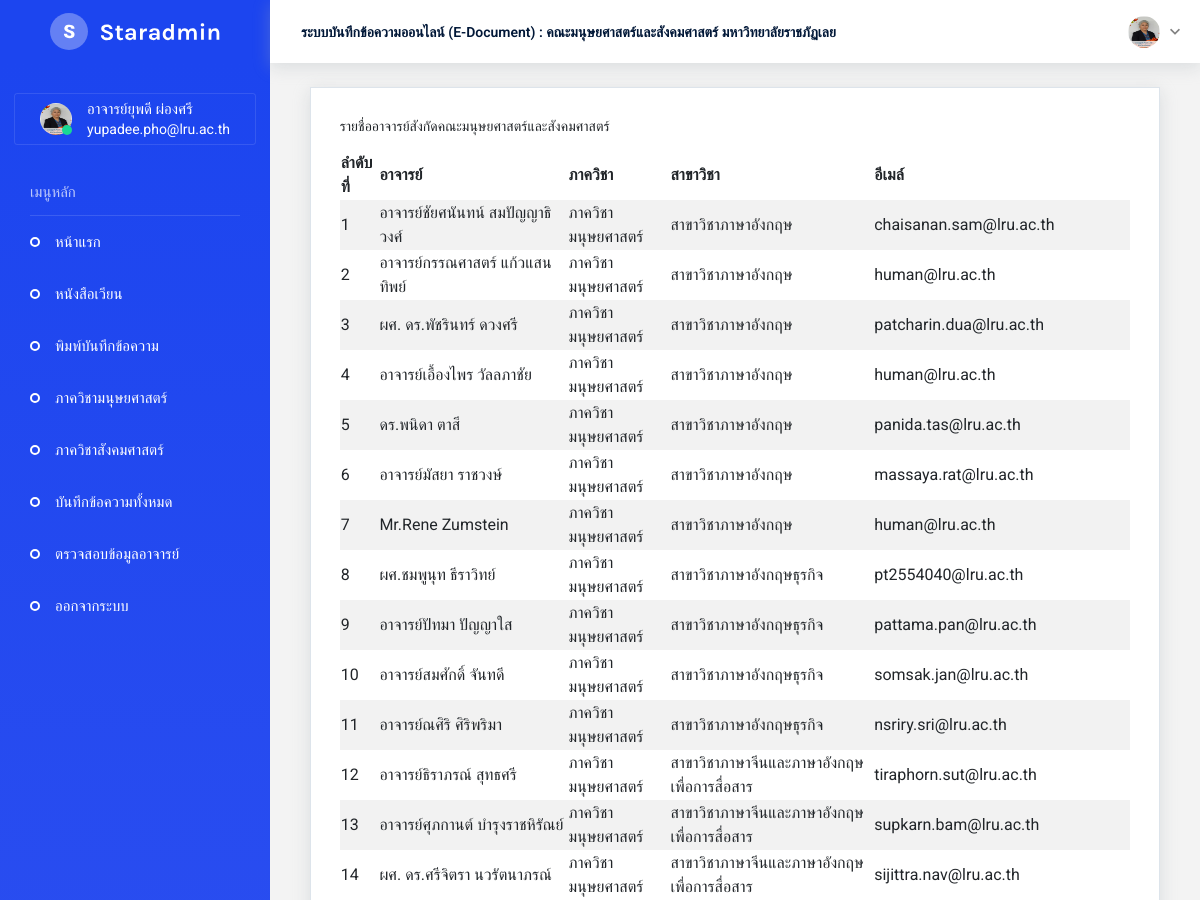
Page /officer-check-email.php (signed in, upper part) on the earlier database version.
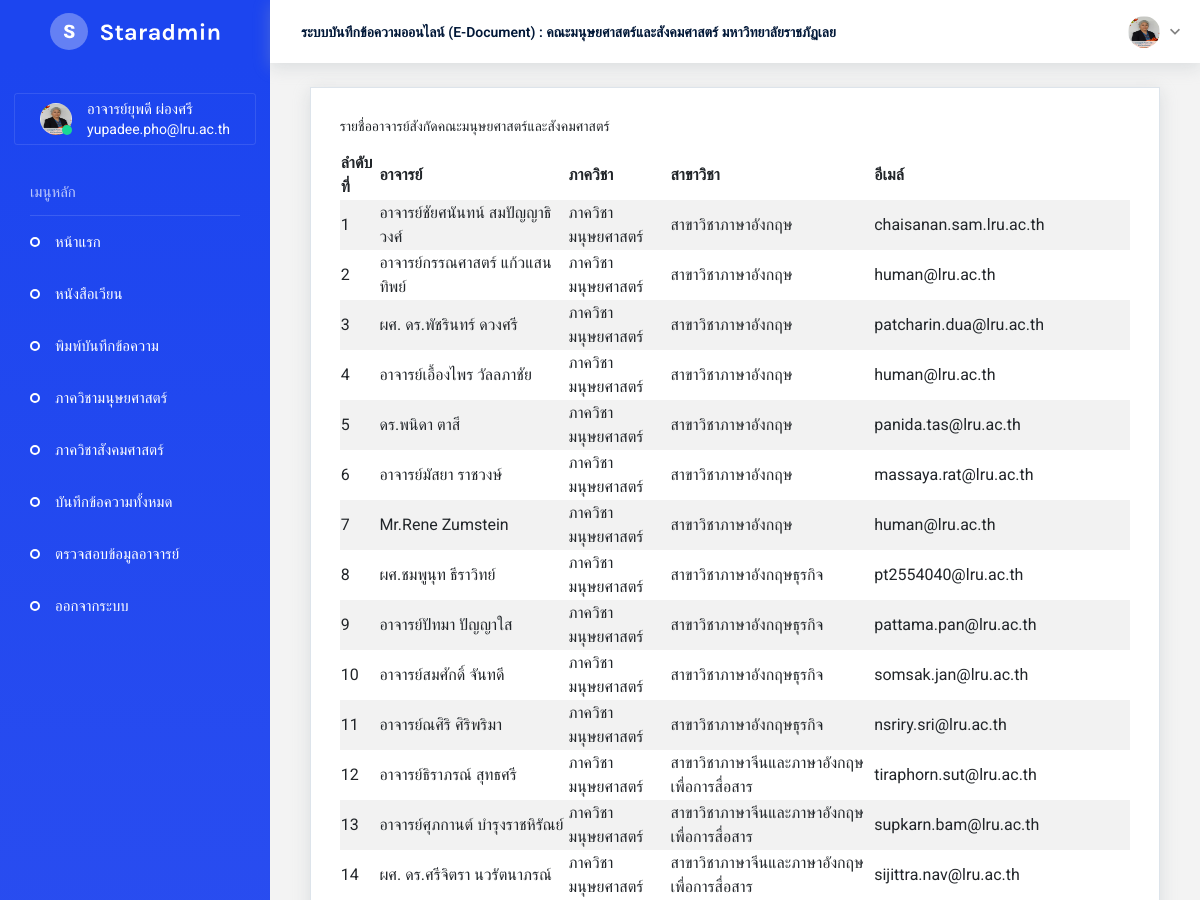
Same page on the later database version.
### tables this page shows
CREATE TABLE `member` (
  `id` int(4) NOT NULL,
  `field` varchar(100) NOT NULL,
  `name` varchar(100) NOT NULL,
  `email` varchar(100) NOT NULL,
  `pass` varchar(100) NOT NULL,
  `line_token` varchar(255) NOT NULL,
  `dep` varchar(100) NOT NULL,
  `status` char(1) NOT NULL,
  `image` varchar(100) NOT NULL,
  `rule` varchar(4) NOT NULL,
  `pass_update` char(1) NOT NULL
);

### officer-check-email.php (the view, shortened to what the changed rows need)
<?php
    include_once('connect.php');
?>
<!DOCTYPE html>
<html lang="en">
  <head>
    <link rel="stylesheet" href="assets/vendors/iconfonts/mdi/css/materialdesignicons.min.css">
    <link rel="stylesheet" href="assets/vendors/iconfonts/ionicons/dist/css/ionicons.css">
    <link rel="stylesheet" href="assets/vendors/iconfonts/flag-icon-css/css/flag-icon.min.css">
    <link rel="stylesheet" href="assets/vendors/css/vendor.bundle.base.css">
    <link rel="stylesheet" href="assets/vendors/css/vendor.bundle.addons.css">
    <link rel="stylesheet" href="assets/css/shared/style.css">
    <link rel="stylesheet" href="assets/css/demo_1/style.css">
  </head>
  <body>
    <div class="container-scroller">
      <div class="container-fluid page-body-wrapper">
        <?php
          $sql="SELECT * FROM member WHERE status = '2'";
          $query = mysqli_query($conn,$sql);
        ?>
        <div class="main-panel">
          <div class="content-wrapper">
              <div class="col-lg-12 grid-margin stretch-card">
                <div class="card">
                  <div class="card-body">
                    <table class="table-striped">
                      <thead>
                        <tr>
                          <th> ลำดับที่ </th>
                          <th> อาจารย์ </th>
                          <th> ภาควิชา </th>
                          <th> สาขาวิชา </th>
                          <th> อีเมล์ </th>
                        </tr>
                      </thead>
                      <tbody>
                        <?php
                        $i = 1;
                        while($result=mysqli_fetch_array($query,MYSQLI_ASSOC))
                        {
                        ?>
                        <tr>
                          <td class="py-1"><?php echo $i;?></td>
                          <td><?php echo str_replace("ผู้ช่วยศาสตราจารย์","ผศ.",$result["name"]);?></td>
                          <td><?php echo $result["dep"];?></td>
                          <td><?php echo $result["field"];?></td>
                          <td><?php echo $result["email"];?></td>
                        </tr>
                        <?php
                            $i++;
                        }
                        ?>
                      </tbody>
                    </table>
                  </div>
                </div>
              </div>
          </div>
        </div>
      </div>
    </div>
  </body>
</html>

Differences in the rows shown:
changed member "อาจารย์ชัยศนันทน์ สมปัญญาธิวงศ์": email "chaisanan.sam@lru.ac.th" → "chaisanan.sam.lru.ac.th"
